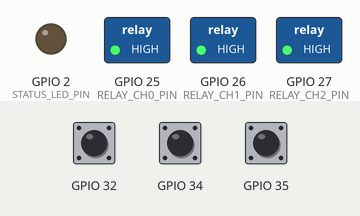
Recording of a program running on a simulated ESP32. On the bench: switched loads named in the program (green lamp = pin HIGH), output pins drawn as LEDs (lit = HIGH). The inputs (shaded band) are chosen by the test bench; at power-on: GPIO 32 HIGH, GPIO 34 HIGH, GPIO 35 HIGH. WiFi joins after 1.5 s; servers stay silent unless stated; the local clock reads 2024-03-15 10:24:30 at power-on unless the program sets it; no MQTT or app messages arrive unless stated; not simulated (calls return 0 or success): credentials_config.h; names the files do not define were given values by the test bench: MQTT_BROKER_PORT = 1883; what the program prints to the serial monitor is not drawn.

Above: at 3.0 s.
3.1 s: GPIO 32 pulled LOW for 0.15 s
At 3.8 s:
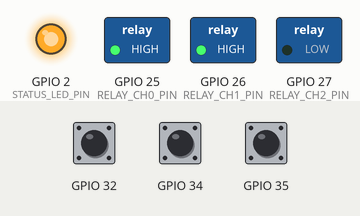
4.7 s: GPIO 34 pulled LOW for 0.15 s
At 5.4 s:
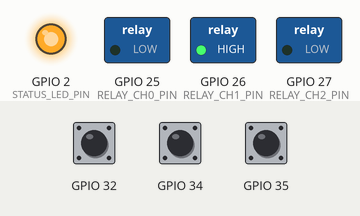
6.3 s: GPIO 35 pulled LOW for 0.15 s
At 7.4 s:
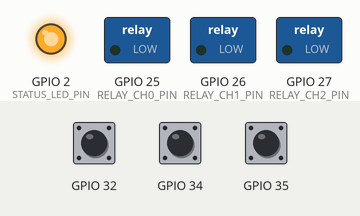
7.9 s: GPIO 32 pulled LOW for 1 s
At 9.0 s:
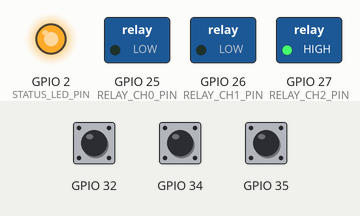
10.4 s: GPIO 34 pulled LOW for 1 s
At 11.7 s:
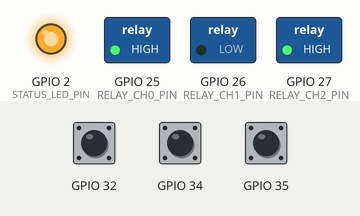
12.9 s: GPIO 32 pulled LOW for 0.15 s
At 13.3 s:
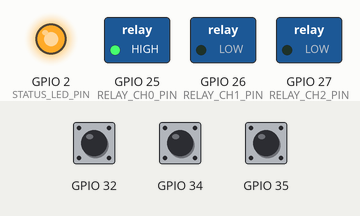
Timing chart, 0 to 15.5 s (numbered marks = the images above; inputs shaded):
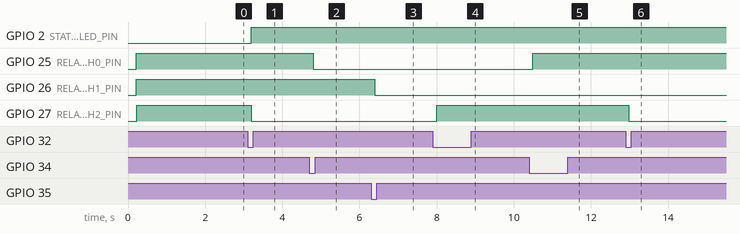

The program:

main.cpp
```cpp
#include <Arduino.h>
#include "hardware_config.h"
#include "credentials_config.h"
#include "wifi_manager.h"
#include "mqtt_client_manager.h"
#include "relay_controller.h"
#include "switch_handler.h"
#include "state_reporter.h"

// Hardware and Network Controller Instances
WiFiManager wifiManager;
MQTTClientManager mqttManager;
RelayController relayController;
SwitchHandler switchHandler;
StateReporter stateReporter;

void setup() {
  Serial.begin(115200);
  delay(200);

  Serial.println();
  Serial.println("==================================================");
  Serial.println("   HAVEN SMART HOME AUTOMATION FIRMWARE v" FIRMWARE_VERSION);
  Serial.println("   Device ID: " DEVICE_ID);
  Serial.println("   Home ID:   " HOME_ID);
  Serial.println("==================================================");

  // 1. Initialize Relay Outputs (applies RELAY_SAFE_STARTUP_STATE)
  relayController.begin();

  // 2. Initialize State Reporter
  stateReporter.begin(&mqttManager, &relayController);

  // 3. Initialize Physical Switch Debounce Handlers
  switchHandler.begin(&relayController, &stateReporter);

  // 4. Initialize and Connect to Wi-Fi
  wifiManager.begin();
  wifiManager.connect();

  // 5. Initialize and Connect to HiveMQ MQTT Broker over TLS
  mqttManager.begin(&relayController, &stateReporter);
  if (wifiManager.isConnected()) {
    mqttManager.connect();
  }

  Serial.println("[HAVEN] Hardware & services initialized successfully.");
}

void loop() {
  // 1. Maintain Wi-Fi Connection
  wifiManager.loop();

  // 2. Maintain MQTT over TLS & Process Incoming Commands
  if (wifiManager.isConnected()) {
    mqttManager.loop();
    stateReporter.reportTelemetry();
  }

  // 3. Handle Local Physical Switches with 50ms Debounce
  // (Works locally even if Wi-Fi or MQTT broker is disconnected)
  switchHandler.loop();

  // Yield to RTOS watchdog
  delay(10);
}
```

mqtt_client_manager.cpp
```cpp
#include "mqtt_client_manager.h"
#include "hardware_config.h"
#include "credentials_config.h"
#include "relay_controller.h"
#include "state_reporter.h"
#include <time.h>

MQTTClientManager* MQTTClientManager::_instance = nullptr;

String MQTTClientManager::commandTopic() {
  return String("haven/") + HOME_ID + "/" + DEVICE_ID + "/commands/control";
}

String MQTTClientManager::stateTopic() {
  return String("haven/") + HOME_ID + "/" + DEVICE_ID + "/state/reported";
}

String MQTTClientManager::ackTopic() {
  return String("haven/") + HOME_ID + "/" + DEVICE_ID + "/ack/command";
}

String MQTTClientManager::availTopic() {
  return String("haven/") + HOME_ID + "/" + DEVICE_ID + "/state/availability";
}

String MQTTClientManager::telemetryTopic() {
  return String("haven/") + HOME_ID + "/" + DEVICE_ID + "/telemetry";
}

void MQTTClientManager::begin(RelayController* relayCtrl, StateReporter* reporter) {
  _relayController = relayCtrl;
  _stateReporter = reporter;
  _instance = this;

  // For ESP32 TLS communication with HiveMQ Cloud
  _wifiClient.setInsecure(); // Recommended for initial provisioning; configure CA cert in production
  _mqttClient.setClient(_wifiClient);
  _mqttClient.setServer(MQTT_BROKER_HOST, MQTT_BROKER_PORT);
  _mqttClient.setCallback(_messageCallback);
  _mqttClient.setBufferSize(1024);
}

void MQTTClientManager::connect() {
  if (_mqttClient.connected()) return;

  Serial.println("[HAVEN] Connecting to MQTT broker over TLS...");

  String willTopic = availTopic();
  const char* willPayload = "{\"status\":\"offline\"}";

  // Connect with Last Will and Testament (LWT)
  if (_mqttClient.connect(DEVICE_ID, MQTT_USERNAME, MQTT_PASSWORD,
                          willTopic.c_str(), 1, true, willPayload)) {
    Serial.println("[HAVEN] Connected to HiveMQ Cloud MQTT broker!");

    // Publish online availability
    _publishAvailability(true);

    // Subscribe to commands topic
    String subTopic = commandTopic();
    _mqttClient.subscribe(subTopic.c_str(), 1);
    Serial.printf("[HAVEN] Subscribed to topic: %s\n", subTopic.c_str());

    // Report initial physical states
    if (_stateReporter) {
      _stateReporter->reportFullState();
    }
  } else {
    Serial.printf("[HAVEN] MQTT connection failed, rc=%d\n", _mqttClient.state());
  }
}

void MQTTClientManager::loop() {
  if (!_mqttClient.connected()) {
    unsigned long now = millis();
    if (now - _lastReconnectAttempt > 5000) {
      _lastReconnectAttempt = now;
      _reconnect();
    }
  } else {
    _mqttClient.loop();
  }
}

bool MQTTClientManager::isConnected() const {
  return const_cast<PubSubClient&>(_mqttClient).connected();
}

bool MQTTClientManager::publish(const char* topic, const char* payload, bool retained) {
  if (!_mqttClient.connected()) return false;
  return _mqttClient.publish(topic, payload, retained);
}

bool MQTTClientManager::subscribe(const char* topic) {
  if (!_mqttClient.connected()) return false;
  return _mqttClient.subscribe(topic);
}

void MQTTClientManager::_publishAvailability(bool online) {
  String topic = availTopic();
  String payload = online ? "{\"status\":\"online\"}" : "{\"status\":\"offline\"}";
  publish(topic.c_str(), payload.c_str(), true);
}

void MQTTClientManager::_reconnect() {
  connect();
}

void MQTTClientManager::_messageCallback(char* topic, byte* payload, unsigned int length) {
  if (!_instance) return;

  char message[length + 1];
  memcpy(message, payload, length);
  message[length] = '\0';

  _instance->_handleMessage(topic, payload, length);
}

void MQTTClientManager::_handleMessage(char* topic, byte* payload, unsigned int length) {
  char message[length + 1];
  memcpy(message, payload, length);
  message[length] = '\0';

  Serial.printf("[HAVEN] MQTT Message received on topic: %s\n", topic);

  if (String(topic) == commandTopic()) {
    _handleControlCommand(message);
  }
}

void MQTTClientManager::_handleControlCommand(const char* payload) {
  JsonDocument doc;
  DeserializationError err = deserializeJson(doc, payload);

  if (err) {
    Serial.printf("[HAVEN] Failed to parse command JSON: %s\n", err.c_str());
    return;
  }

  const char* commandId = doc["commandId"] | "";
  const char* correlationId = doc["correlationId"] | "";
  int channel = doc["channel"] | -1;
  const char* actionStr = doc["action"] | "";

  Serial.printf("[HAVEN] Received command: id=%s channel=%d action=%s\n",
                commandId, channel, actionStr);

  if (!_relayController || !_relayController->isValidChannel(channel)) {
    Serial.printf("[HAVEN] Invalid channel %d received!\n", channel);
    if (_stateReporter && strlen(commandId) > 0) {
      _stateReporter->reportCommandAck(commandId, correlationId, channel, false, false);
    }
    return;
  }

  bool targetState = (strcmp(actionStr, "on") == 0 || strcmp(actionStr, "ON") == 0);

  // Apply relay state
  _relayController->setRelay(channel, targetState);
  bool actualState = _relayController->getRelay(channel);

  // Report acknowledgement
  if (_stateReporter && strlen(commandId) > 0) {
    _stateReporter->reportCommandAck(commandId, correlationId, channel, true, actualState);
  }
}
```

mqtt_client_manager.h
```cpp
#pragma once

#include <Arduino.h>
#include <WiFiClientSecure.h>
#include <PubSubClient.h>
#include <ArduinoJson.h>

class RelayController;
class StateReporter;

/**
 * MQTTClientManager
 * Handles TLS connection to HiveMQ broker, Last Will and Testament (LWT),
 * topic subscriptions, command routing, ISO 8601 expiresAt validation,
 * and reliable message publishing.
 */
class MQTTClientManager {
public:
  void begin(RelayController* relayCtrl, StateReporter* reporter);
  void connect();  // Connect to MQTT broker
  void loop();     // Handle messages, background reconnection, telemetry
  bool isConnected() const;
  bool publish(const char* topic, const char* payload, bool retained = false);
  bool subscribe(const char* topic);

  static String commandTopic();   // haven/{homeId}/{deviceId}/commands/control
  static String stateTopic();     // haven/{homeId}/{deviceId}/state/reported
  static String ackTopic();       // haven/{homeId}/{deviceId}/ack/command
  static String availTopic();     // haven/{homeId}/{deviceId}/state/availability
  static String telemetryTopic(); // haven/{homeId}/{deviceId}/telemetry

private:
  WiFiClientSecure _wifiClient;
  PubSubClient _mqttClient;
  RelayController* _relayController = nullptr;
  StateReporter* _stateReporter = nullptr;
  unsigned long _lastReconnectAttempt = 0;

  void _handleMessage(char* topic, byte* payload, unsigned int length);
  void _handleControlCommand(const char* payload);
  void _publishAvailability(bool online);
  void _reconnect();
  bool _isCommandExpired(const JsonVariantConst& expiresAtVariant);

  // Static callback bridge for PubSubClient
  static MQTTClientManager* _instance;
  static void _messageCallback(char* topic, byte* payload, unsigned int length);
};
```

relay_controller.cpp
```cpp
#include "relay_controller.h"

void RelayController::begin() {
  Serial.println(F("[HAVEN] Initializing RelayController..."));

  #ifdef STATUS_LED_PIN
  pinMode(STATUS_LED_PIN, OUTPUT);
  digitalWrite(STATUS_LED_PIN, LOW);
  #endif

  for (int i = 0; i < CHANNEL_COUNT; i++) {
    int pin = _relayPin(i);
    if (pin >= 0) {
      pinMode(pin, OUTPUT);
      _applyState(i, RELAY_SAFE_STARTUP_STATE);
    }
  }

  Serial.println(F("[HAVEN] RelayController initialized in safe state."));
}

void RelayController::setRelay(int channel, bool state) {
  if (!isValidChannel(channel)) {
    Serial.printf("[HAVEN] Error: Cannot set relay, invalid channel: %d\n", channel);
    return;
  }
  _applyState(channel, state);
}

bool RelayController::getRelay(int channel) const {
  if (!isValidChannel(channel)) {
    return false;
  }
  return _states[channel];
}

void RelayController::setAllRelays(bool state) {
  for (int i = 0; i < CHANNEL_COUNT; i++) {
    _applyState(i, state);
  }
}

bool RelayController::isValidChannel(int channel) const {
  return (channel >= 0 && channel < CHANNEL_COUNT);
}

void RelayController::_applyState(int channel, bool state) {
  int pin = _relayPin(channel);
  if (pin < 0) return;

  _states[channel] = state;

  // Active-high vs Active-low relay module logic:
  // If RELAY_ACTIVE_HIGH is true: HIGH = ON, LOW = OFF
  // If RELAY_ACTIVE_HIGH is false: LOW = ON, HIGH = OFF
  int pinLevel;
  if (RELAY_ACTIVE_HIGH) {
    pinLevel = state ? HIGH : LOW;
  } else {
    pinLevel = state ? LOW : HIGH;
  }

  digitalWrite(pin, pinLevel);

  Serial.printf("[HAVEN] Relay CH%d (GPIO %d) set to %s [Pin Level: %s]\n",
                channel, pin, state ? "ON" : "OFF", pinLevel == HIGH ? "HIGH" : "LOW");

  #ifdef STATUS_LED_PIN
  // Light status LED if any relay is active
  bool anyActive = false;
  for (int i = 0; i < CHANNEL_COUNT; i++) {
    if (_states[i]) {
      anyActive = true;
      break;
    }
  }
  digitalWrite(STATUS_LED_PIN, anyActive ? HIGH : LOW);
  #endif
}

int RelayController::_relayPin(int channel) const {
  switch (channel) {
    case 0: return RELAY_CH0_PIN;
    case 1: return RELAY_CH1_PIN;
    case 2: return RELAY_CH2_PIN;
    default: return -1;
  }
}
```

relay_controller.h
```cpp
#pragma once

#include <Arduino.h>
#include "hardware_config.h"

/**
 * RelayController
 * Manages low-level GPIO pin driving for multiple relay channels.
 * Correctly accounts for RELAY_ACTIVE_HIGH / active-low polarity, safe initial states,
 * and status LED indications.
 */
class RelayController {
public:
  void begin();                            // Set pin modes, apply safe startup state
  void setRelay(int channel, bool state);  // Set relay on/off
  bool getRelay(int channel) const;        // Get current relay state
  void setAllRelays(bool state);           // Set all relays
  bool isValidChannel(int channel) const;  // Validate channel number

private:
  bool _states[CHANNEL_COUNT];
  void _applyState(int channel, bool state);
  int _relayPin(int channel) const;
};
```

state_reporter.cpp
```cpp
#include "state_reporter.h"
#include "mqtt_client_manager.h"
#include "relay_controller.h"
#include "credentials_config.h"
#include "hardware_config.h"
#include <ArduinoJson.h>
#include <WiFi.h>
#include <time.h>

void StateReporter::begin(MQTTClientManager* mqttManager, RelayController* relayCtrl) {
  _mqttManager = mqttManager;
  _relayController = relayCtrl;
  _lastTelemetryTime = millis();
  Serial.println(F("[HAVEN] StateReporter initialized"));
}

void StateReporter::setRelayController(RelayController* relayCtrl) {
  _relayController = relayCtrl;
}

void StateReporter::reportFullState() {
  if (!_mqttManager || !_mqttManager->isConnected()) {
    Serial.println(F("[HAVEN] Notice: Cannot report full state, MQTT is not connected"));
    return;
  }

  String payload = _buildStatePayload();
  String topic = MQTTClientManager::stateTopic();

  Serial.printf("[HAVEN] Reporting full state to [%s]: %s\n", topic.c_str(), payload.c_str());
  _mqttManager->publish(topic.c_str(), payload.c_str(), true); // Retained so app retrieves current state immediately
}

void StateReporter::reportCommandAck(const String& commandId, const String& correlationId,
                                     int channel, bool success, bool resultState) {
  if (!_mqttManager || !_mqttManager->isConnected()) {
    Serial.println(F("[HAVEN] Notice: Cannot report command ACK, MQTT is not connected"));
    return;
  }

  String payload = _buildAckPayload(commandId, correlationId, channel, success, resultState);
  String topic = MQTTClientManager::ackTopic();

  Serial.printf("[HAVEN] Reporting command ACK to [%s]: %s\n", topic.c_str(), payload.c_str());
  _mqttManager->publish(topic.c_str(), payload.c_str(), false); // ACK is NOT retained
}

void StateReporter::reportTelemetry() {
  if (!_mqttManager || !_mqttManager->isConnected()) {
    return;
  }

  _lastTelemetryTime = millis();

  JsonDocument doc;
  doc["deviceId"] = DEVICE_ID;
  doc["homeId"] = HOME_ID;
  doc["firmwareVersion"] = FIRMWARE_VERSION;
  doc["uptimeSeconds"] = (uint32_t)(millis() / 1000);
  doc["wifiRSSI"] = WiFi.RSSI();
  doc["ip"] = WiFi.localIP().toString();
  doc["freeHeap"] = ESP.getFreeHeap();
  doc["minFreeHeap"] = ESP.getMinFreeHeap();
  doc["timestamp"] = (uint32_t)time(nullptr);

  String payload;
  serializeJson(doc, payload);

  String topic = MQTTClientManager::telemetryTopic();
  Serial.printf("[HAVEN] Reporting telemetry to [%s]: %s\n", topic.c_str(), payload.c_str());
  _mqttManager->publish(topic.c_str(), payload.c_str(), false);
}

String StateReporter::_buildStatePayload() {
  JsonDocument doc;
  doc["deviceId"] = DEVICE_ID;
  doc["homeId"] = HOME_ID;
  doc["timestamp"] = (uint32_t)time(nullptr);

  JsonArray channels = doc["channels"].to<JsonArray>();
  for (int i = 0; i < CHANNEL_COUNT; i++) {
    JsonObject ch = channels.add<JsonObject>();
    ch["channelNumber"] = i;
    bool isOn = (_relayController != nullptr) ? _relayController->getRelay(i) : false;
    ch["state"] = isOn ? "on" : "off";
    ch["isOn"] = isOn;
  }

  String output;
  serializeJson(doc, output);
  return output;
}

String StateReporter::_buildAckPayload(const String& commandId, const String& correlationId,
                                       int channel, bool success, bool resultState) {
  JsonDocument doc;
  doc["commandId"] = commandId;
  doc["correlationId"] = correlationId;
  doc["deviceId"] = DEVICE_ID;
  doc["homeId"] = HOME_ID;
  doc["channel"] = channel;
  doc["channelNumber"] = channel;
  doc["success"] = success;
  doc["status"] = success ? "succeeded" : "failed";
  doc["state"] = resultState ? "on" : "off";
  doc["isOn"] = resultState;
  doc["timestamp"] = (uint32_t)time(nullptr);

  String output;
  serializeJson(doc, output);
  return output;
}
```

state_reporter.h
```cpp
#pragma once

#include <Arduino.h>

class MQTTClientManager;
class RelayController;

/**
 * StateReporter
 * Constructs and publishes full channel states, command acknowledgments,
 * and periodic device telemetry payloads to MQTT topics.
 */
class StateReporter {
public:
  void begin(MQTTClientManager* mqttManager, RelayController* relayCtrl = nullptr);
  void setRelayController(RelayController* relayCtrl);

  // Report all channel states
  void reportFullState();

  // Report state after a command acknowledgement
  void reportCommandAck(const String& commandId, const String& correlationId,
                        int channel, bool success, bool resultState);

  // Publish telemetry (WiFi RSSI, uptime, free heap, etc.)
  void reportTelemetry();

  unsigned long _lastTelemetryTime = 0;
  static const unsigned long TELEMETRY_INTERVAL = 60000; // 1 minute (60,000 ms)

private:
  MQTTClientManager* _mqttManager = nullptr;
  RelayController* _relayController = nullptr;

  String _buildStatePayload();
  String _buildAckPayload(const String& commandId, const String& correlationId,
                          int channel, bool success, bool resultState);
};
```

switch_handler.h
```cpp
#pragma once

#include <Arduino.h>
#include <Bounce2.h>
#include "hardware_config.h"

class RelayController;
class StateReporter;

/**
 * SwitchHandler
 * Debounces physical wall switch/button inputs and toggles corresponding relays.
 * Works completely independently of WiFi/MQTT connectivity.
 */
class SwitchHandler {
public:
  void begin(RelayController* relayCtrl, StateReporter* reporter);
  void loop();  // Poll switches, detect transitions

private:
  Bounce _debouncers[CHANNEL_COUNT];
  RelayController* _relayController = nullptr;
  StateReporter* _stateReporter = nullptr;

  void _handleSwitchToggle(int channel);
  int _switchPin(int channel) const;
};
```

wifi_manager.h
```cpp
#pragma once

#include <Arduino.h>
#include <WiFi.h>

/**
 * WiFiManager
 * Handles WiFi connection lifecycle, background reconnection, and IP/RSSI queries.
 */
class WiFiManager {
public:
  void begin();
  void connect(); // Blocks until connected or timeout
  void loop();    // Call in main loop, handles non-blocking reconnection
  bool isConnected() const;
  String getLocalIP() const;
  int getRSSI() const;

private:
  unsigned long _lastReconnectAttempt = 0;
  static const unsigned long RECONNECT_INTERVAL = 5000; // 5 seconds
  static const int MAX_CONNECT_ATTEMPTS = 20;
  void _attemptReconnect();
};
```

Source omitted: switch_handler.cpp (2043 bytes), wifi_manager.cpp (1841 bytes), hardware_config.h (2536 bytes)

Measured:
- after the input at 3.1 s, GPIO 2 (STATUS_LED_PIN): LOW → HIGH after 0.10 s; GPIO 27 (RELAY_CH2_PIN): HIGH → LOW after 0.09 s
- after the input at 4.7 s, GPIO 25 (RELAY_CH0_PIN): HIGH → LOW after 0.10 s
- after the input at 6.3 s, GPIO 26 (RELAY_CH1_PIN): HIGH → LOW after 0.09 s
- after the input at 7.9 s, GPIO 27 (RELAY_CH2_PIN): LOW → HIGH after 0.10 s
- after the input at 10.4 s, GPIO 25 (RELAY_CH0_PIN): LOW → HIGH after 0.09 s
- after the input at 12.9 s, GPIO 27 (RELAY_CH2_PIN): HIGH → LOW after 0.08 s
